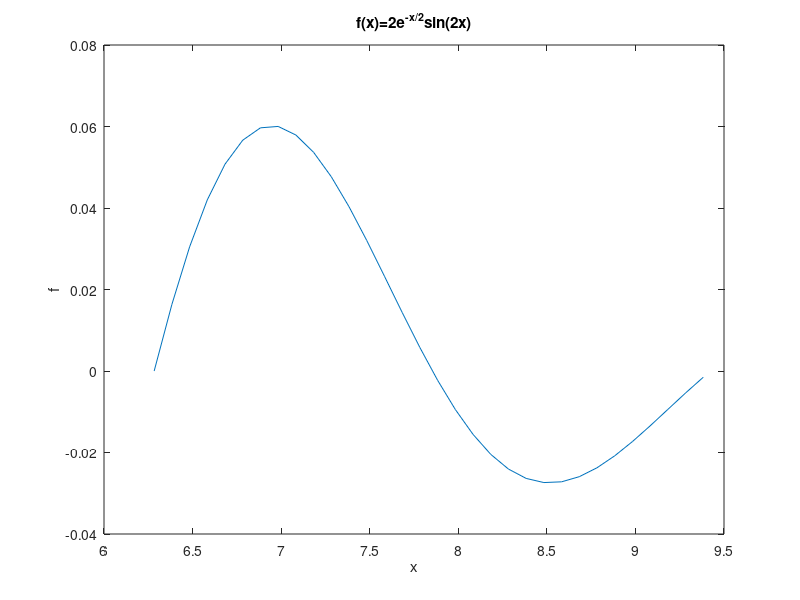

This figure's MATLAB source: (Note: this script raises an error after producing the figure.)
%% 1i
B=[11 -9 4; 10 -8 4; -14 12 -4];
B_T=B.';
disp(B_T*B)

%% 1ii
b=[-2; 4; 1];
b_T=b.';
disp(b_T*B)

%% 1iii
a=[1-3i; 1; -2];
c=[-2; 4; 1];
disp(a.'*c)
disp(a'*a)

%% 1iv
disp(norm(c))

%% 2
A=[3 4 4; -0.6 -4.8 -7.8; 1.5 0.4 -10.8];
x=A^(-1)*b;
disp(x)

%% 3i
disp(det(A))

%% 3ii
B=[11 -9 4; 10 -8 4; -14 12 -4];
disp(det(B))

%% 3iii
v1=B(:, 1);
v2=B(:, 2);
v3=B(:, 3);
v2_v3=[v2 v3];

c=[-1; 0.5];

disp(v1)
disp(v2_v3*c)

%% 3iv
disp(det(A))

%% 4i
disp(A^(-1))

%% 4ii
disp(A^(-1)*A)

%% 5a
disp((2-5i)*(5-2i))

%% 5c
z1=(2+5i);
disp(3*conj(exp(2*z1)))

disp(3*exp(4)*(cos(10)-(sin(10)*i)))

%% 6ii


%% 7i
P=[4 2; 1 5];
[V, D]=eig(P);

%% 7ii
B=[11 -9 4; 10 -8 4; -14 12 -4];
[V, D]=eig(B)

%% 7iii
i=1
disp(B*V(:,i))
disp(D(i,i)*V(:,i))

%% 8ii
[U,~]=eig(P);
[V,D]=eig(B);
H=U^(-1)*P*U

%% 12i
% Plot $f(x)=\cos(3x)$ vs $x$ for $x=(-2\pi,\pi)$:
x=[2*pi:0.1:3*pi];
f=2*exp(-x/2).*sin(2*x);
figure(1);clf
plot(x,f)
% always label axes and provide titles:
xlabel('x')
ylabel('f')
title('f(x)=2e^{-x/2}sin(2x)')

%% 12ii
% Solve a linear equations $Ax=b$:
A=[3,4,4;-0.6,-4.8,-7.8;1.5,0.4,-10.8];
b=[-2; 4; 1];
fprintf(1,'determinant ofA:\n')
det(A)
fprintf(1,'solution using matrix inverse is:\n')
x2=inv(A)*b
fprintf(1,'checking that x is a solution; A*x1:\n')
A*x1
fprintf(1,'b:\n')
b